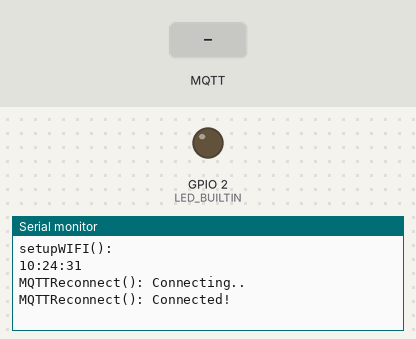
A sketch run on a simulated ESP8266 (Wemos D1 mini). Shown: output pins drawn as LEDs (lit = HIGH, except the on-board LED, lit = LOW), the last lines printed to the serial monitor. Inputs (shaded band) come from the test bench. WiFi joins after 1.5 s; servers stay silent unless stated; network time is answered at once with the bench clock; the local clock reads 2024-03-15 10:24:30 at power-on unless the sketch sets it; no MQTT or app messages arrive unless stated.

Above: at 2.7 s.
2.8 s: MQTT message "1" arrives on the first subscribed topic
At 3.9 s:
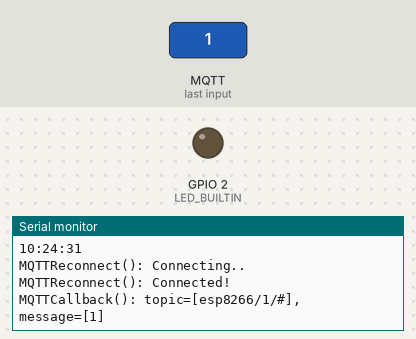
4.3 s: MQTT message "on" arrives on the first subscribed topic
At 5.1 s:
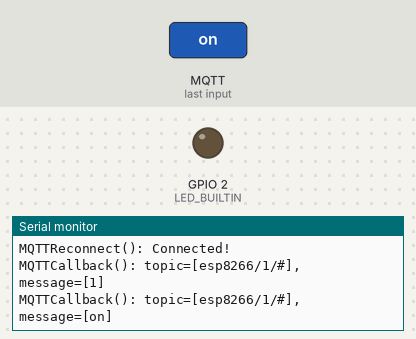
5.8 s: MQTT message "off" arrives on the first subscribed topic
At 6.2 s:
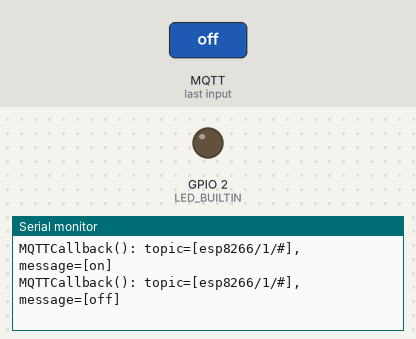

The sketch:

esp8266.ino
```cpp
#include <ESP8266WiFi.h>
#include <ESP8266WebServer.h>
#include <WiFiManager.h>
#include <NTPClient.h>
#include <PubSubClient.h>
#include <WEMOS_SHT3X.h>
#include <Timer.h>

/*
Using the following libraries:

  * https://github.com/tzapu/WiFiManager
  * https://github.com/arduino-libraries/NTPClient
  * https://github.com/knolleary/pubsubclient
  * https://github.com/wemos/WEMOS_SHT3x_Arduino_Library
  * https://github.com/JChristensen/Timer
*/

#define NODE_NAME "esp8266#1"

// Timer
//
Timer timer;

// SHT30
//
SHT3X sht30(0x45);

// ESP8266
//
//WiFiClientSecure ESPClient;
WiFiClient ESPClient;
const char *WIFIAPName = "ESP01";
const char *WIFIAPPassword = "password";

// NTP
//
WiFiUDP ntpUDP;
NTPClient NTPClient(ntpUDP, "au.pool.ntp.org", 3600, 60000);

// MQTT
//
const char *MQTTServer = "mosquitto.server";
uint16_t MQTTPort = 1883;
const char *MQTTUser = "user";
const char *MQTTPassword = "password";
const char *MQTTBaseTopic = "esp8266/1";
const char *MQTTBaseTopicAll = "esp8266/1/#";

void MQTTCallback(char* topic, byte* payload, unsigned int length) {
  char message[1024];

  for (int i = 0; i < length; i++) { message[i] = (char)payload[i]; }
  message[length] = '\0';

  Serial.print("MQTTCallback(): topic=[");
  Serial.print(topic);
  Serial.print("], message=[");
  Serial.print(message);
  Serial.println("]");
}

PubSubClient MQTTClient(MQTTServer, MQTTPort, MQTTCallback, ESPClient);

/*--------------------------------------------------------------------------------------------------*/

void setupSerial() {
  Serial.begin(115200);
}

void setupTimer() {
  timer.every(5000, sendUpdates);
}

void setupWIFI() {
  Serial.println("setupWIFI():");
  WiFiManager wifiManager;
  wifiManager.autoConnect(WIFIAPName, WIFIAPPassword);
}

void setupLEDs() {
  pinMode(LED_BUILTIN, OUTPUT);
  LEDOff(LED_BUILTIN);
}

/*--------------------------------------------------------------------------------------------------*/

String getTimeViaNTP() {
  NTPClient.update();
  String currentTime = NTPClient.getFormattedTime();
  Serial.println(currentTime);

  return currentTime;
}

void LEDOn(int pin) {
  digitalWrite(pin, LOW);
}

void LEDOff(int pin) {
  digitalWrite(pin, HIGH);
}

void UserLEDOn() {
  LEDOn(LED_BUILTIN);
}

void UserLEDOff() {
  LEDOff(LED_BUILTIN);
}

float getTemperature() {
  sht30.get();
  return sht30.cTemp;
}

void sendUpdates() {
  publishTemperature(getTemperature());
}

void MQTTPublish(char *topic, char *message, bool retained=true) {
  char t[64];

  sprintf(t, "%s/%s", MQTTBaseTopic, topic);

  MQTTClient.publish(t, message, retained);
}

void MQTTPublishPing() {
  char msg[100];

  sprintf(msg, "%s UP", NODE_NAME);
  MQTTPublish("ping", msg, false);
}

void MQTTSubscribe() {
  MQTTClient.subscribe(MQTTBaseTopicAll);
}

void MQTTReconnect() {
  while (!MQTTClient.connected()) {
    Serial.println("MQTTReconnect(): Connecting..");
    if (MQTTClient.connect("esp8266#1", MQTTUser, MQTTPassword, 0, 0, true, 0)) {
      Serial.println("MQTTReconnect(): Connected!");
      MQTTPublishPing();
      MQTTSubscribe();
    } else {
      Serial.print("MQTTReconnect(): Failed, rc=");
      Serial.print(MQTTClient.state());
      Serial.println(" try again in 5 seconds");
      delay(5000);
    }
  }
}

void publishTemperature(float in) {
  char value[8];
  dtostrf(in, 0, 2, value);
  Serial.print("publishTemperature(): value=[");
  Serial.print(value);
  Serial.println("]");
  MQTTPublish("temperature", value);
}

/*--------------------------------------------------------------------------------------------------*/

void setup() {
  setupSerial();
  setupLEDs();
  setupWIFI();
  getTimeViaNTP();
}

void loop() {
  timer.update();

  if (!MQTTClient.connected()) { MQTTReconnect(); }
  MQTTClient.loop();
}
```

Measured:
- after the input at 2.8 s, the serial monitor: prints a new line at once (image 1)
- after the input at 4.3 s, the serial monitor: prints a new line at once (image 2)
- after the input at 5.8 s, the serial monitor: prints a new line at once (image 3)
